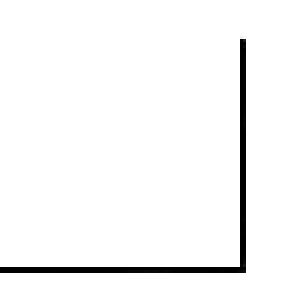
#> input picture 00_Contours/sample_tests/100x100pix_test2.png, 100 x 100 px, found by its file name (shown 3 times larger)
$ python 01_Contours.py --input ../00_Contours/sample_tests/100x100pix_test2.png
#> lines starting #> are read from the running program, lines starting #| are printed output that depends on the picture; after the words box and inside, x2 and y2 are one past the last pixel; in counts of white or black regions, pixels touching at a corner belong together
import csv
import sys
import cv2 as cv
import numpy as np
import argparse
import random as rng
import matplotlib.pyplot as plt
from PIL import Image
from numpy import savetxt

rng.seed(12345)

def thresh_callback(val):
    threshold = val

    # Detect edges using Canny
    canny_output = cv.Canny(img_gray, threshold, threshold * 2)

    # Find contours
    contours, hierarchy = cv.findContours(canny_output, cv.RETR_TREE, cv.CHAIN_APPROX_SIMPLE)

    # Draw contours
    drawing = np.zeros((canny_output.shape[0], canny_output.shape[1], 3), dtype=np.uint8)
    for i in range(len(contours)):
        color = (rng.randint(255,255), rng.randint(255,255), rng.randint(255,255))
        #color = (rng.randint(0,256), rng.randint(0,256), rng.randint(0,256))
        cv.drawContours(drawing, contours, i, color, 3, cv.LINE_8, hierarchy, 0)

    # cv.imwrite('/Users/helenahomsi/Desktop/IAAC/07 TERM 02/HARDWARE II/SHEDIO/SHEDIO/00_Contours/saved screens/test-03.png', drawing)

    # Show in a window
    cv.imshow('Contours', drawing)
    print(type(drawing))

    # Convert image to np array
    myArray = np.asarray(drawing)
    print(type(myArray))
    print(myArray.shape)
    print(myArray)

    # Save to CSV file
    file_name = 'CntArrayShape1'
    ArrayCSV = myArray.tolist()
    with open(file_name+'.csv', 'w', newline='') as csvfile:
        writer = csv.writer(csvfile, delimiter=',')
        writer.writerows(ArrayCSV)

    with open(file_name+'.csv', 'r') as f:
        reader = csv.reader(f)
        ArrayCSV = list(reader)

    # [17 lines of commented-out code are left out]
parser = argparse.ArgumentParser(description='Code for Finding contours in your image tutorial.')
parser.add_argument('--input', help='Path to input image.', default='YourImage.jpg')
args = parser.parse_args()

# src = cv.imread(cv.samples.findFile(args.input))
img = cv.imread('/Users/helenahomsi/Desktop/IAAC/07 TERM 02/HARDWARE II/SHEDIO/00_Contours/sample_tests/100x100pix_test2.png')
#> img is the input picture: shape (100, 100, 3); min 0, max 255, mean 247
if img is None:
    print('Could not open or find the image:', args.input)
    exit(0)

# Convert image to gray and blur it
img_gray = cv.cvtColor(img, cv.COLOR_BGR2GRAY)
img_gray = cv.blur(img_gray, (3,3))
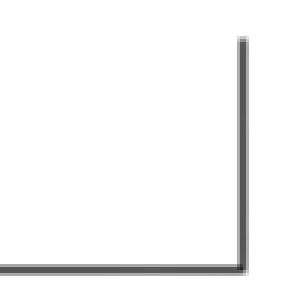
#> img_gray: shape (100, 100) (shown 3 times larger); min 35, max 255, mean 247


# Create Window
source_window = 'Source'
cv.namedWindow(source_window)
cv.imshow(source_window, img)
max_thresh = 255
thresh = 100 # initial threshold
cv.createTrackbar('Canny Thresh:', source_window, thresh, max_thresh, thresh_callback)
thresh_callback(thresh)
#> in thresh_callback, `canny_output = cv.Canny(img_gray, threshold, threshold * 2)`:
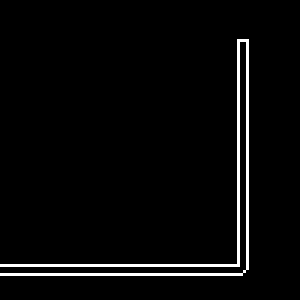
#> canny_output: shape (100, 100) (shown 3 times larger); 3.2% white in thin lines or dots, all inside (x1, y1, x2, y2) = (0, 13, 83, 92)
#> in thresh_callback, `contours, hierarchy = cv.findContours(canny_output, cv.RETR_TREE, cv.C..`: contours = 1 contour, all with area under 20
#> the loop in thresh_callback, `for i in range(len(contours)):` made 1 pass
#> color on pass 1: (255, 255, 255)
#> after the loop in thresh_callback, `for i in range(len(contours)):`:
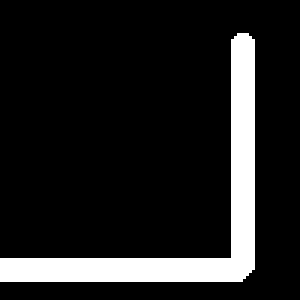
#> drawing: shape (100, 100, 3) (shown 3 times larger); 12.6% white; 1 white region, box (x1, y1, x2, y2) and area: (0, 11, 85, 94) 1264
#| <class 'numpy.ndarray'>
#| <class 'numpy.ndarray'>
#| (100, 100, 3)
#> (printed output is left out)
#> in thresh_callback, `ArrayCSV = myArray.tolist()`: ArrayCSV = 100 items

# [7 lines of commented-out code are left out]
w, h = 2700, 3277
data = np.zeros((h, w, 3), dtype=np.uint8)
data[200:350, 200:350] = [255, 255, 255]
new_img = Image.fromarray(data, 'RGB')
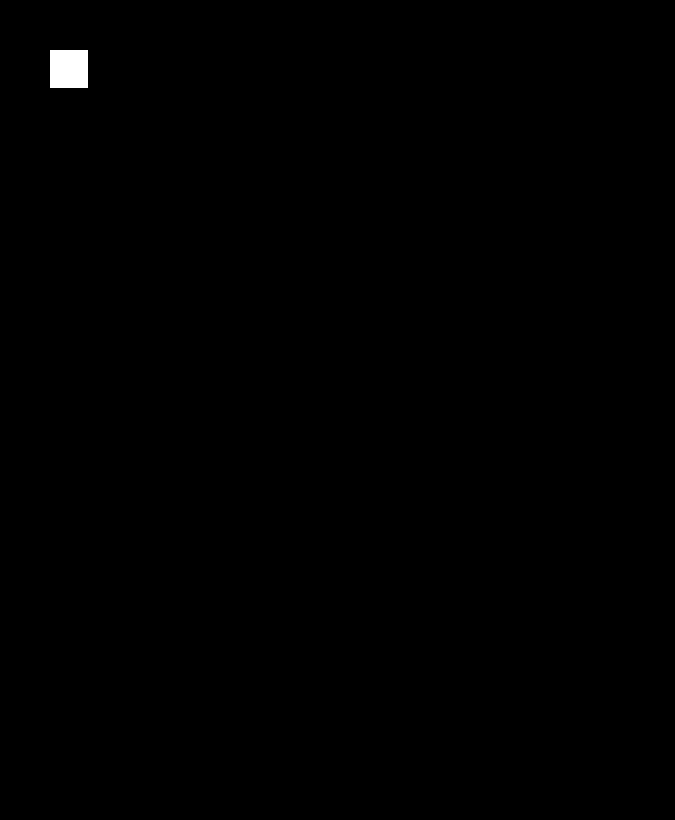
#> new_img: PIL image 2700x3277 RGB (shown at 1/4 size); 0.25% white; 1 white region, box (x1, y1, x2, y2) and area: (200, 200, 350, 350) 22500
# img.save('my.png')
# img.show()


cv.waitKey()
